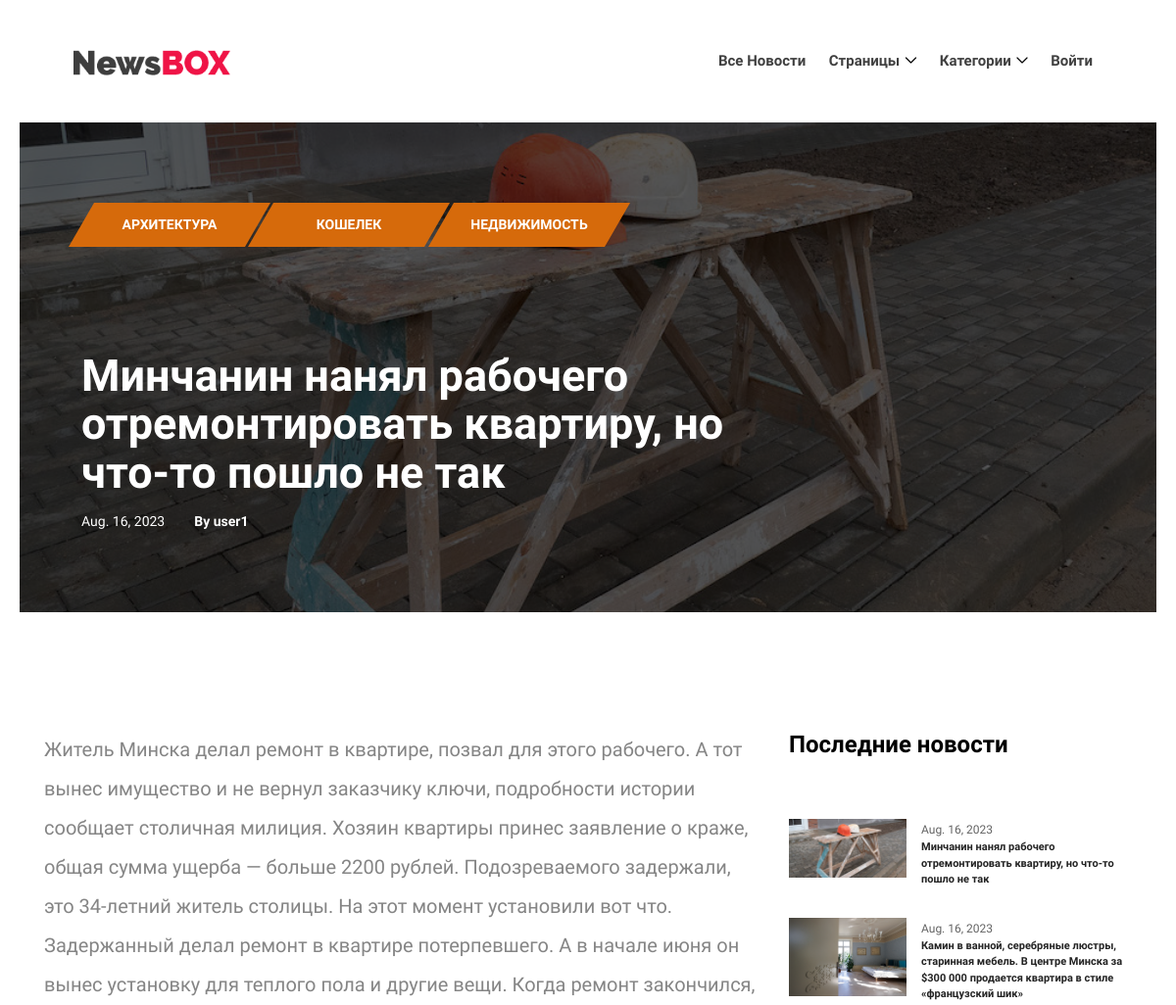
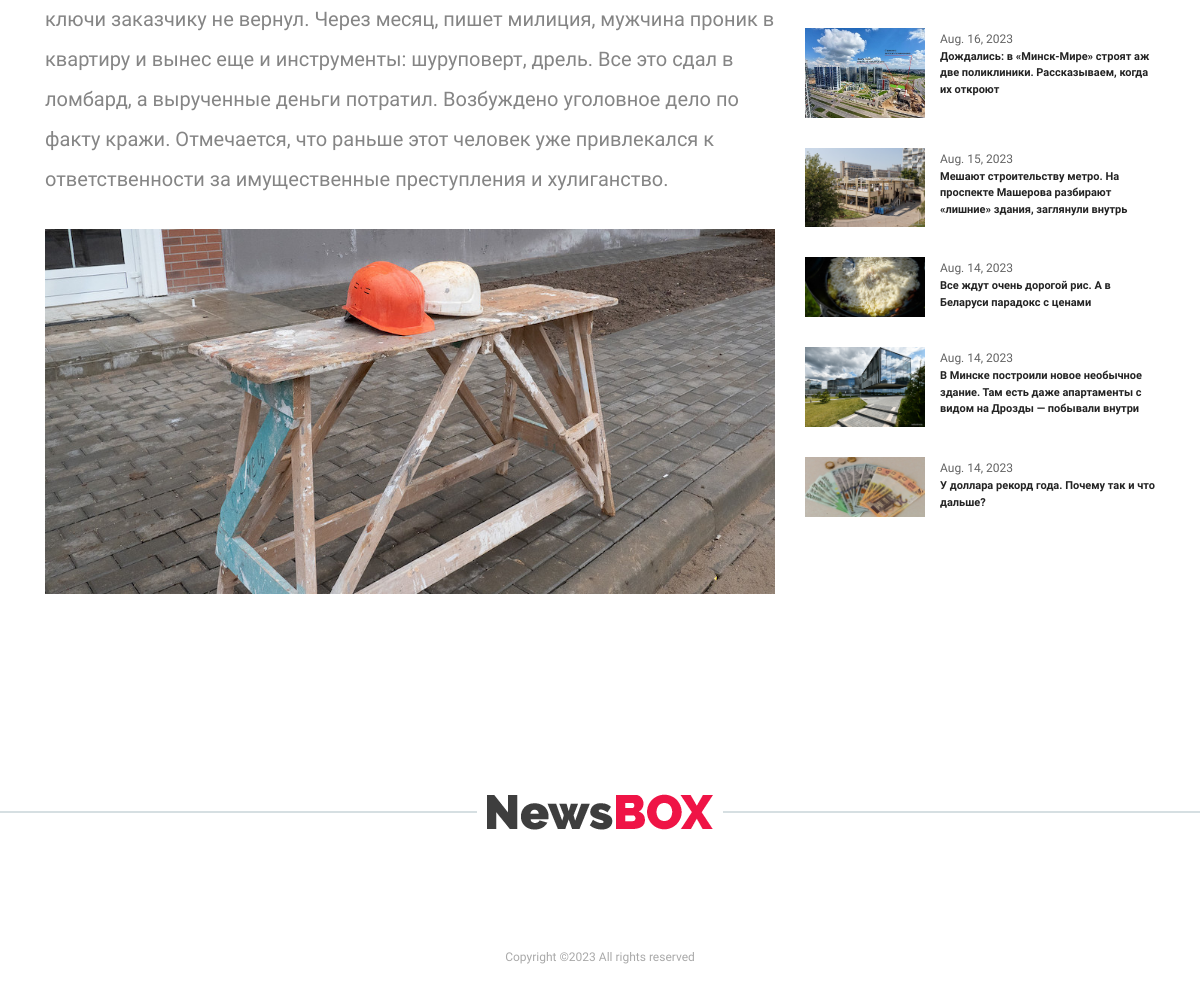
The app's page /news/31 with its own data (2 pictures, top to bottom).
### app/models.py (models this page shows, shortened)
class Post(models.Model):
    author = models.ForeignKey(Author, on_delete=models.CASCADE)
    datetime = models.DateTimeField(auto_now_add=True)
    category = models.ManyToManyField(Category, through='PostCategory', related_name='posts')
    title = models.CharField(max_length=128)
    text = models.TextField()
    rating = models.IntegerField(default=0)
    is_new = models.BooleanField(default=True)
    picture = models.FileField(upload_to='uploads/', blank=True, verbose_name='Загрузить картинку для новости', default='uploads/default.jpg')
    def get_absolute_url(self):
        return reverse('new_detail', args=[str(self.id)])

class PostCategory(models.Model):
    post_id = models.ForeignKey(Post, on_delete=models.CASCADE, related_name='post')
    category_id = models.ForeignKey(Category, on_delete=models.CASCADE, related_name='category')

class Category(models.Model):
    name = models.CharField(max_length=64, unique=True, help_text='category name')
    subscriber_c = models.ManyToManyField(User, through='Subscriber', blank=True)
    def __str__(self):
        return self.name

class Author(models.Model):
    user = models.OneToOneField(User, on_delete=models.CASCADE)
    rating = models.IntegerField(default=0)
    avatar = models.FileField(upload_to='uploads/', blank=True, verbose_name='Загрузить аватарку', default='uploads/ava_default.png')
    def __str__(self):
        return self.user.username

### app/views.py (the view)
# urls.py: path('<int:pk>', PostDetail.as_view(), name='new_detail'),
class PostDetail(DetailView):
    model = Post
    template_name = 'single_new.html'
    context_object_name = 'single_post'
    def get_context_data(self, **kwargs):
        context = super().get_context_data(**kwargs)
        context['new_categories'] = list(PostCategory.objects.filter(post_id_id=context['single_post'].id))
        context['last_news'] = list(Post.objects.order_by('-datetime')[:7])
        context['new_comments'] = list(Comment.objects.order_by('-datetime').filter(post=context['single_post']))
        self.object = self.get_object()
        context['post_author_user'] = self.object.author.user
        return context

### app/context_processors.py (called while the page is built)
def navigate_context(request):
    test = 'Оставь здесь свой отклик'
    context = {
        'vartest': test,
        'current_user': request.user,
        'categories': Category.objects.all(),
    }
    return context

### templates/single_new.html (shortened to what this page needs)
{% extends 'index.html' %}
{% block content %}
    {% if single_post.picture %}
        <div class="post-details-title-area bg-overlay clearfix" style="background-image: url({{ single_post.picture.url }})">
    {% else %}
        <div class="post-details-title-area bg-overlay clearfix" style="background-image: url(/media/uploads/default.jpg)">
    {% endif %}
        <div class="container-fluid h-100">
            <div class="row h-100 align-items-center">
                <div class="col-12 col-lg-8">
                    <div class="post-content">
                        {% if new_categories %}
                            {% for c in new_categories %}
                                <a href="http://127.0.0.1:8000/news/?category={{ c.category_id_id }}"><p class="tag"><span>{{ c.category_id }}</span></p></a>
                            {% endfor %}
                        {% endif %}
                        <p class="post-title" style="font-size: 45px">{{ single_post.title }}</p>
                        <div class="d-flex align-items-center">
                            <span class="post-date mr-30">{{ single_post.datetime.date }}</span>
                            <a href="#"><span class="post-date">By {{ single_post.author }}</span></a>
                        </div>
                    </div>
                </div>
            </div>
        </div>
    </div>
    <section class="post-news-area section-padding-100-0 mb-70">
        <div class="container">
            <div class="row justify-content-center">
                <div class="col-12 col-lg-8">
                    <div class="post-details-content mb-100">
                        <p style="font-size: 20px; text-align: left">{{ single_post.text }}</p>
                        {% if single_post.picture %}
                            <img class="mb-30" src="{{ single_post.picture.url }}" alt="картинка новости">
                        {% else %}
                            <img class="mb-30" src="../media/uploads/default.jpg" alt="картинка новости">
                        {% endif %}
                    </div>
                </div>
                <div class="col-12 col-sm-9 col-md-6 col-lg-4">
                    <div class="sidebar-area">
                        {% if last_news %}
                            <div class="single-widget-area news-widget mb-30">
                                <h4>Последние новости</h4>
                                {% for ln in last_news %}
                                    <div class="single-blog-post d-flex style-4 mb-30">
                                        <div class="blog-thumbnail">
                                            {% if ln.picture %}
                                                <a href="{{ ln.get_absolute_url }}"><img src="{{ ln.picture.url }}" alt=""></a>
                                            {% endif %}
                                        </div>
                                        <div class="blog-content">
                                            <span class="post-date">{{ ln.datetime.date }}</span>
                                            <a href="{{ ln.get_absolute_url }}" class="post-title" style="font-size: 11px">{{ ln.title }}</a>
                                        </div>
                                    </div>
                                {% endfor %}
                            </div>
                        {% endif %}
                    </div>
                </div>
            </div>
        </div>
    </section>
{% endblock content %}

### static/style.css (style rules this page uses)
* { margin: 0; padding: 0; }
body { font-family: "Raleway", sans-serif; font-size: 14px; }
h1, h2, h3, h4, h5, h6 { font-family: "Raleway", sans-serif; color: #000000; line-height: 1.3; font-weight: 700; }
p { font-family: "Raleway", sans-serif; color: #858585; font-size: 15px; line-height: 2; font-weight: 400; }
a, a:hover, a:focus { -webkit-transition-duration: 500ms; transition-duration: 500ms; text-decoration: none; outline: 0 solid transparent; color: #000000; font-weight: 600; font-size: 16px; font-family: "Raleway", sans-serif; }
img { height: auto; max-width: 100%; }
.mb-30 { margin-bottom: 30px !important; }
.mb-70 { margin-bottom: 70px !important; }
.mb-100 { margin-bottom: 100px !important; }
.mr-30 { margin-right: 30px !important; }
.section-padding-100-0 { padding-top: 100px; padding-bottom: 0; }
.bg-overlay { position: relative; z-index: 2; background-position: center center; background-size: cover; }
.bg-overlay::after { background-color: rgba(0, 0, 0, 0.35); position: absolute; z-index: -1; top: 0; left: 0; width: 100%; height: 100%; content: ""; }
.single-blog-post { position: relative; z-index: 1; overflow: hidden; -webkit-transition-duration: 500ms; transition-duration: 500ms; }
.single-blog-post.style-4 .blog-thumbnail { -webkit-box-flex: 0; -ms-flex: 0 0 120px; flex: 0 0 120px; max-width: 120px; width: 120px; margin-right: 15px; }
.single-blog-post.style-4 .blog-thumbnail img { width: 100%; }
.single-blog-post.style-4 .blog-content { position: relative; z-index: 1; }
.single-blog-post.style-4 .blog-content .post-date { font-size: 12px; color: #636363; margin-bottom: 5px; -webkit-transition-duration: 500ms; transition-duration: 500ms; }
.single-blog-post.style-4 .blog-content .post-title { display: block; font-weight: 600; font-size: 16px; margin-bottom: 0; color: #232323; -webkit-transition-duration: 500ms; transition-duration: 500ms; }
.sidebar-area { position: relative; z-index: 1; }
.single-widget-area { position: relative; z-index: 1; }
.single-widget-area.news-widget h4 { margin-bottom: 60px; }
.post-details-title-area { position: relative; z-index: 1; height: 500px; padding: 35px 4%; background-color: #f0f4f8; margin: 0 20px 20px; }
.post-details-title-area.bg-overlay::after { background-color: rgba(0, 0, 0, 0.65); }
.post-details-title-area .post-content .tag { position: relative; z-index: 1; margin-bottom: 0; height: 45px; min-width: 180px; background-color: #d66a0b; color: #ffffff; display: inline-block; margin-bottom: 100px; text-align: center; -webkit-transform: skewX(-30deg); transform: skewX(-30deg); }
.post-details-title-area .post-content .tag span { position: absolute; width: 100%; left: 0; font-size: 14px; font-weight: 700; line-height: 45px; text-transform: uppercase; -webkit-transform: skew(30deg); transform: skew(30deg); }
.post-details-title-area .post-content .post-title { display: block; color: #ffffff; font-size: 72px; line-height: 1.1; margin-bottom: 15px; font-weight: 700; }
.post-details-title-area .post-content p { color: #ffffff; font-size: 15px; }
.post-details-title-area .post-content .post-date { display: block; font-size: 14px; color: #ffffff; }
.post-details-content { position: relative; z-index: 1; }
.post-details-content p { margin-bottom: 30px; }

### static/css/classy-nav.css (style rules this page uses)
* { margin: 0; padding: 0; }
body { font-family: "Roboto", sans-serif; }
img { height: auto; max-width: 100%; }
.justify-content-center { -webkit-box-pack: center; -ms-flex-pack: center; justify-content: center; }

### records on screen
Post: picture (picture), title "Минчанин нанял рабочего отремонтировать квартиру, но что-то пошло не так", datetime "Aug. 16, 2023", author "user1", text "Житель Минска делал ремонт в квартире, позвал для этого рабочего. А тот вынес имущество и не вернул заказчику ключи, подробности истории сообщает столичная милиция. Хозяин квартиры принес заявление о краже, общая сумма ущерба — больше 2200 рублей. Подозреваемого задержали, это 34-летний житель столицы. На этот момент установили вот что. Задержанный делал ремонт в квартире потерпевшего. А в начале июня он вынес установку для теплого пола и другие вещи. Когда ремонт закончился, ключи заказчику не вернул. Через месяц, пишет милиция, мужчина проник в квартиру и вынес еще и инструменты: шуруповерт, дрель. Все это сдал в ломбард, а вырученные деньги потратил. Возбуждено уголовное дело по факту…"
PostCategory: category_id "АРХИТЕКТУРА"
PostCategory: category_id "КОШЕЛЕК"
PostCategory: category_id "НЕДВИЖИМОСТЬ"
Post: picture (picture), datetime "Aug. 16, 2023", title "Камин в ванной, серебряные люстры, старинная мебель. В центре Минска за $300 000 продается квартира в стиле «французский шик»"
Post: picture (picture), datetime "Aug. 16, 2023", title "Дождались: в «Минск-Мире» строят аж две поликлиники. Рассказываем, когда их откроют"
Post: picture (picture), datetime "Aug. 15, 2023", title "Мешают строительству метро. На проспекте Машерова разбирают «лишние» здания, заглянули внутрь"
Post: picture (picture), datetime "Aug. 14, 2023", title "Все ждут очень дорогой рис. А в Беларуси парадокс с ценами"
Post: picture (picture), datetime "Aug. 14, 2023", title "В Минске построили новое необычное здание. Там есть даже апартаменты с видом на Дрозды — побывали внутри"
Post: picture (picture), datetime "Aug. 14, 2023", title "У доллара рекорд года. Почему так и что дальше?"
